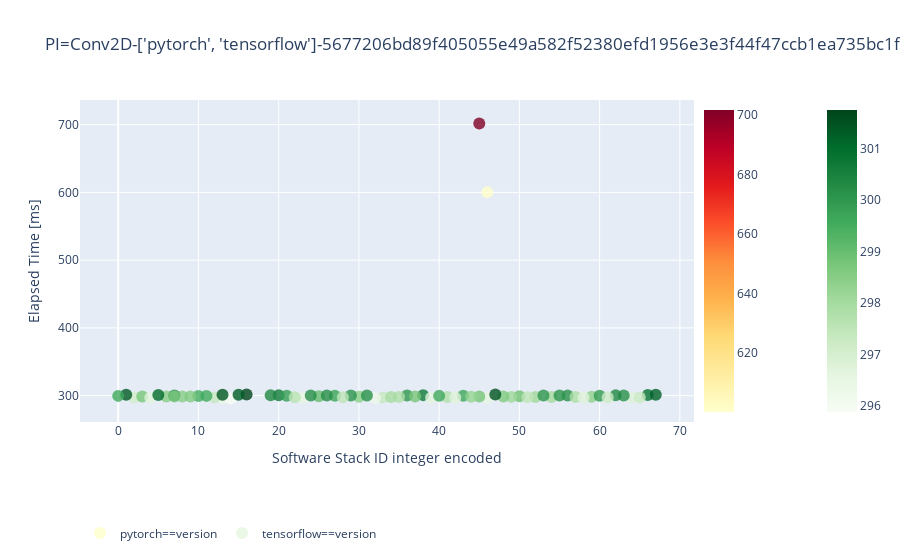

The notebook cell saved with this chart:
### Code cell
inspection.create_inspection_2d_plot(plot_df=plot_df, quantity="elapsed_time", components=["pytorch", "tensorflow"], color_scales=["YlOrRd", "Greens"], identifiers_inspections=IDENTIFIERS_INSPECTION)

### Figure 1 — Plotly figure (JSON) as saved in the notebook; plotly's stock layout.template omitted (floating-point values rounded to 4 significant figures)
{"data": [{"hoverinfo": "text", "hovertext": ["numpypypi-org==1.11.3<br>torchpypi-org==1.3.0", "numpypypi-org==1.14.3<br>torchpypi-org==1.3.0"], "marker": {"color": [600.2, 701.6], "colorbar": {"x": 1}, "colorscale": [[0, "rgb(255,255,204)"], [0.125, "rgb(255,237,160)"], [0.25, "rgb(254,217,118)"], [0.375, "rgb(254,178,76)"], [0.5, "rgb(253,141,60)"], [0.625, "rgb(252,78,42)"], [0.75, "rgb(227,26,28)"], [0.875, "rgb(189,0,38)"], [1, "rgb(128,0,38)"]], "opacity": 0.8, "showscale": true, "size": 12}, "mode": "markers", "name": "pytorch==version", "type": "scatter", "x": [46, 45, 38, 13, 54, 30, 33, 39, 20, 41, 50, 59, 29, 25, 52, 43, 49, 12, 64, 63, 56, 57, 36, 32, 27, 40, 62, 58, 53, 35, 31, 51, 14, 37, 16, 44, 21, 2, 10, 11, 23, 15, 13, 6, 55, 8, 1, 9, 66, 60, 0, 34, 28, 61, 7, 7, 67, 3, 48, 24, 19, 42, 4, 26, 22, 47, 65, 5, 18, 17], "y": [600.2, 701.6]}, {"hoverinfo": "text", "hovertext": ["tensorflowpypi-org==1.13.1<br>protobufpypi-org==3.10.0<br>tensorboardpypi-org==1.13.0<br>termcolorpypi-org==1.1.0<br>keras-preprocessingpypi-org==1.0.9<br>numpypypi-org==1.17.3<br>keras-applicationspypi-org==1.0.7<br>absl-pypypi-org==0.7.1<br>markdownpypi-org==3.0.1<br>sixpypi-org==1.10.0<br>werkzeugpypi-org==0.15.2<br>astorpypi-org==0.7.1<br>h5pypypi-org==2.8.0<br>gastpypi-org==0.2.1.post1<br>tensorflow-estimatorpypi-org==1.13.0<br>wheelpypi-org==0.31.1<br>mockpypi-org==3.0.3<br>grpciopypi-org==1.23.1<br>setuptoolspypi-org==24.1.0", "tensorflowpypi-org==1.0.1<br>protobufpypi-org==3.9.1<br>numpypypi-org==1.16.0<br>sixpypi-org==1.11.0<br>wheelpypi-org==0.30.0<br>setuptoolspypi-org==30.3.0", "tensorflowpypi-org==1.5.0<br>protobufpypi-org==3.9.1<br>numpypypi-org==1.17.2<br>absl-pypypi-org==0.8.1<br>markdownpypi-org==3.0.1<br>sixpypi-org==1.10.0<br>werkzeugpypi-org==0.15.6<br>wheelpypi-org==0.33.1<br>setuptoolspypi-org==42.0.0<br>tensorflow-tensorboardpypi-org==0.4.0<br>bleachpypi-org==1.5.0<br>html5libpypi-org==0.9999999", "tensorflowpypi-org==1.12.2<br>protobufpypi-org==3.9.1<br>tensorboardpypi-org==1.12.0<br>termcolorpypi-org==1.1.0<br>keras-preprocessingpypi-org==1.0.5<br>numpypypi-org==1.14.5<br>keras-applicationspypi-org==1.0.7<br>absl-pypypi-org==0.1.11<br>markdownpypi-org==2.6.8<br>sixpypi-org==1.10.0<br>werkzeugpypi-org==0.11.14<br>astorpypi-org==0.6<br>h5pypypi-org==2.7.1<br>gastpypi-org==0.2.1.post1<br>wheelpypi-org==0.32.0<br>grpciopypi-org==1.22.1<br>setuptoolspypi-org==23.1.0", "tensorflowpypi-org==1.1.0<br>protobufpypi-org==3.5.2.post1<br>numpypypi-org==1.17.2<br>sixpypi-org==1.10.0<br>werkzeugpypi-org==0.15.5<br>wheelpypi-org==0.32.3<br>setuptoolspypi-org==21.0.0", "tensorflowpypi-org==1.0.1<br>protobufpypi-org==3.9.0<br>numpypypi-org==1.15.3<br>sixpypi-org==1.10.0<br>wheelpypi-org==0.33.0<br>setuptoolspypi-org==40.1.1", "tensorflowpypi-org==1.12.3<br>protobufpypi-org==3.6.1<br>tensorboardpypi-org==1.12.0<br>termcolorpypi-org==1.1.0<br>keras-preprocessingpypi-org==1.0.5<br>numpypypi-org==1.15.4<br>keras-applicationspypi-org==1.0.6<br>absl-pypypi-org==0.8.0<br>markdownpypi-org==2.6.10<br>sixpypi-org==1.13.0<br>werkzeugpypi-org==0.12<br>astorpypi-org==0.8.0<br>h5pypypi-org==2.9.0<br>gastpypi-org==0.3.1<br>wheelpypi-org==0.31.1<br>grpciopypi-org==1.8.6<br>setuptoolspypi-org==40.4.2", "tensorflowpypi-org==1.12.2<br>protobufpypi-org==3.7.1<br>tensorboardpypi-org==1.12.2<br>termcolorpypi-org==1.1.0<br>keras-preprocessingpypi-org==1.0.9<br>numpypypi-org==1.14.4<br>keras-applicationspypi-org==1.0.7<br>absl-pypypi-org==0.6.0<br>markdownpypi-org==2.6.8<br>sixpypi-org==1.11.0<br>werkzeugpypi-org==0.15.2<br>astorpypi-org==0.6.1<br>h5pypypi-org==2.7.0<br>gastpypi-org==0.2.1<br>wheelpypi-org==0.32.2<br>grpciopypi-org==1.23.0<br>setuptoolspypi-org==40.4.2", "tensorflowpypi-org==1.8.0<br>protobufpypi-org==3.7.0<br>tensorboardpypi-org==1.13.1<br>termcolorpypi-org==1.1.0<br>numpypypi-org==1.15.2<br>absl-pypypi-org==0.6.1<br>markdownpypi-org==2.6.10<br>sixpypi-org==1.10.0<br>werkzeugpypi-org==0.15.4<br>astorpypi-org==0.8.0<br>gastpypi-org==0.2.0<br>wheelpypi-org==0.30.0<br>grpciopypi-org==1.17.0<br>setuptoolspypi-org==41.5.0", "tensorflowpypi-org==1.1.0<br>protobufpypi-org==3.2.0<br>numpypypi-org==1.16.4<br>sixpypi-org==1.10.0<br>werkzeugpypi-org==0.12<br>wheelpypi-org==0.29.0<br>setuptoolspypi-org==36.2.2", "tensorflowpypi-org==1.0.0<br>protobufpypi-org==3.9.2<br>numpypypi-org==1.15.2<br>sixpypi-org==1.12.0<br>wheelpypi-org==0.28.0<br>setuptoolspypi-org==32.1.3", "tensorflowpypi-org==1.1.0<br>protobufpypi-org==3.5.2.post1<br>numpypypi-org==1.17.2<br>sixpypi-org==1.10.0<br>werkzeugpypi-org==0.15.5<br>wheelpypi-org==0.32.3<br>setuptoolspypi-org==22.0.4", "tensorflowpypi-org==1.0.0<br>protobufpypi-org==3.8.0<br>numpypypi-org==1.16.0<br>sixpypi-org==1.13.0<br>wheelpypi-org==0.26.0<br>setuptoolspypi-org==25.0.2", "tensorflowpypi-org==1.0.1<br>protobufpypi-org==3.6.1<br>numpypypi-org==1.12.1<br>sixpypi-org==1.11.0<br>wheelpypi-org==0.29.0<br>setuptoolspypi-org==25.1.3", "tensorflowpypi-org==1.1.0<br>protobufpypi-org==3.2.0<br>numpypypi-org==1.16.4<br>sixpypi-org==1.10.0<br>werkzeugpypi-org==0.12<br>wheelpypi-org==0.32.2<br>setuptoolspypi-org==36.2.2", "tensorflowpypi-org==1.10.1<br>protobufpypi-org==3.7.0<br>tensorboardpypi-org==1.10.0<br>termcolorpypi-org==1.1.0<br>numpypypi-org==1.14.5<br>absl-pypypi-org==0.1.6<br>markdownpypi-org==3.0.1<br>sixpypi-org==1.11.0<br>werkzeugpypi-org==0.14<br>astorpypi-org==0.7.0<br>gastpypi-org==0.2.1.post1<br>wheelpypi-org==0.30.0<br>grpciopypi-org==1.22.0<br>setuptoolspypi-org==27.2.0", "tensorflowpypi-org==1.12.2<br>protobufpypi-org==3.6.1<br>tensorboardpypi-org==1.12.1<br>keras-preprocessingpypi-org==1.0.9<br>numpypypi-org==1.17.4<br>keras-applicationspypi-org==1.0.8<br>absl-pypypi-org==0.1.9<br>markdownpypi-org==2.6.10<br>sixpypi-org==1.11.0<br>werkzeugpypi-org==0.11.15<br>astorpypi-org==0.6.2<br>h5pypypi-org==2.10.0<br>gastpypi-org==0.3.1<br>wheelpypi-org==0.29.0<br>grpciopypi-org==1.25.0<br>setuptoolspypi-org==32.1.2", "tensorflowpypi-org==1.12.3<br>protobufpypi-org==3.7.1<br>tensorboardpypi-org==1.12.0<br>termcolorpypi-org==1.1.0<br>keras-preprocessingpypi-org==1.0.8<br>numpypypi-org==1.15.1<br>keras-applicationspypi-org==1.0.8<br>absl-pypypi-org==0.3.0<br>markdownpypi-org==3.0.1<br>sixpypi-org==1.11.0<br>werkzeugpypi-org==0.12.2<br>astorpypi-org==0.6<br>h5pypypi-org==2.7.0<br>gastpypi-org==0.2.0<br>wheelpypi-org==0.32.2<br>grpciopypi-org==1.17.1<br>setuptoolspypi-org==41.2.0", "tensorflowpypi-org==1.13.1<br>protobufpypi-org==3.9.1<br>tensorboardpypi-org==1.13.1<br>termcolorpypi-org==1.1.0<br>keras-preprocessingpypi-org==1.0.5<br>numpypypi-org==1.15.2<br>keras-applicationspypi-org==1.0.7<br>absl-pypypi-org==0.7.0<br>markdownpypi-org==2.6.9<br>sixpypi-org==1.12.0<br>werkzeugpypi-org==0.12.1<br>astorpypi-org==0.6.2<br>h5pypypi-org==2.10.0<br>gastpypi-org==0.2.1.post1<br>tensorflow-estimatorpypi-org==1.13.0<br>wheelpypi-org==0.33.1<br>mockpypi-org==3.0.1<br>grpciopypi-org==1.11.0<br>setuptoolspypi-org==20.3.1", "tensorflowpypi-org==1.8.0<br>protobufpypi-org==3.5.2.post1<br>tensorboardpypi-org==1.11.0<br>termcolorpypi-org==1.1.0<br>numpypypi-org==1.15.2<br>absl-pypypi-org==0.5.0<br>markdownpypi-org==3.1.1<br>sixpypi-org==1.11.0<br>werkzeugpypi-org==0.11.14<br>astorpypi-org==0.6.1<br>gastpypi-org==0.2.2<br>wheelpypi-org==0.28.0<br>grpciopypi-org==1.23.1<br>setuptoolspypi-org==42.0.1", "tensorflowpypi-org==1.7.0<br>protobufpypi-org==3.6.0<br>tensorboardpypi-org==2.0.1<br>termcolorpypi-org==1.1.0<br>numpypypi-org==1.17.3<br>absl-pypypi-org==0.6.0<br>markdownpypi-org==2.6.9<br>sixpypi-org==1.13.0<br>werkzeugpypi-org==0.15.5<br>astorpypi-org==0.7.0<br>gastpypi-org==0.2.1.post1<br>wheelpypi-org==0.33.4<br>grpciopypi-org==1.24.3<br>setuptoolspypi-org==42.0.2<br>google-auth-oauthlibpypi-org==0.4.1<br>google-authpypi-org==1.0.0<br>requests-oauthlibpypi-org==0.7.0<br>pyasn1pypi-org==0.3.5<br>requestspypi-org==2.18.1<br>chardetpypi-org==1.1<br>urllib3pypi-org==1.20<br>pyasn1-modulespypi-org==0.0.6<br>certifipypi-org==2019.11.28<br>idnapypi-org==0.4<br>rsapypi-org==4.0<br>cachetoolspypi-org==3.1.0<br>oauthlibpypi-org==0.4.1", "tensorflowpypi-org==1.13.1<br>protobufpypi-org==3.7.0<br>tensorboardpypi-org==1.13.1<br>termcolorpypi-org==1.1.0<br>keras-preprocessingpypi-org==1.0.5<br>numpypypi-org==1.17.1<br>keras-applicationspypi-org==1.0.6<br>absl-pypypi-org==0.8.1<br>markdownpypi-org==3.1.1<br>sixpypi-org==1.10.0<br>werkzeugpypi-org==0.14.1<br>astorpypi-org==0.6<br>h5pypypi-org==2.7.1<br>gastpypi-org==0.2.2<br>tensorflow-estimatorpypi-org==1.13.0<br>wheelpypi-org==0.31.1<br>mockpypi-org==3.0.5<br>grpciopypi-org==1.17.0<br>setuptoolspypi-org==40.4.1", "tensorflowpypi-org==1.7.0<br>protobufpypi-org==3.8.0<br>tensorboardpypi-org==1.12.1<br>termcolorpypi-org==1.1.0<br>numpypypi-org==1.17.3<br>absl-pypypi-org==0.1.6<br>markdownpypi-org==2.6.10<br>sixpypi-org==1.13.0<br>werkzeugpypi-org==0.11.11<br>astorpypi-org==0.6.2<br>gastpypi-org==0.2.2<br>wheelpypi-org==0.33.4<br>grpciopypi-org==1.8.6<br>setuptoolspypi-org==24.0.1", "tensorflowpypi-org==1.13.1<br>protobufpypi-org==3.8.0<br>termcolorpypi-org==1.1.0<br>keras-preprocessingpypi-org==1.0.5<br>numpypypi-org==1.16.2<br>keras-applicationspypi-org==1.0.7<br>absl-pypypi-org==0.1.13<br>sixpypi-org==1.12.0<br>astorpypi-org==0.6.1<br>h5pypypi-org==2.6.0<br>gastpypi-org==0.3.0<br>tensorflow-estimatorpypi-org==1.13.0<br>wheelpypi-org==0.33.5<br>mockpypi-org==2.0.0<br>grpciopypi-org==1.20.0<br>setuptoolspypi-org==41.2.0<br>pbrpypi-org==3.1.0", "tensorflowpypi-org==1.0.1<br>protobufpypi-org==3.1.0<br>numpypypi-org==1.14.4<br>sixpypi-org==1.12.0<br>wheelpypi-org==0.29.0<br>setuptoolspypi-org==41.1.0", "tensorflowpypi-org==1.9.0<br>protobufpypi-org==3.9.2<br>tensorboardpypi-org==1.8.0<br>termcolorpypi-org==1.1.0<br>numpypypi-org==1.14.1<br>absl-pypypi-org==0.5.0<br>markdownpypi-org==3.0<br>sixpypi-org==1.12.0<br>werkzeugpypi-org==0.15.4<br>astorpypi-org==0.7.1<br>gastpypi-org==0.2.1.post0<br>wheelpypi-org==0.28.0<br>grpciopypi-org==1.23.0<br>setuptoolspypi-org==21.0.0<br>bleachpypi-org==1.5.0<br>html5libpypi-org==0.9999999", "tensorflowpypi-org==1.8.0<br>protobufpypi-org==3.9.0<br>tensorboardpypi-org==1.13.0<br>termcolorpypi-org==1.1.0<br>numpypypi-org==1.16.4<br>absl-pypypi-org==0.8.0<br>markdownpypi-org==2.6.9<br>sixpypi-org==1.12.0<br>werkzeugpypi-org==0.14<br>astorpypi-org==0.7.1<br>gastpypi-org==0.3.1<br>wheelpypi-org==0.31.0<br>grpciopypi-org==1.11.0<br>setuptoolspypi-org==30.0.0", "tensorflowpypi-org==1.12.2<br>protobufpypi-org==3.7.1<br>tensorboardpypi-org==1.12.2<br>termcolorpypi-org==1.1.0<br>keras-preprocessingpypi-org==1.0.9<br>numpypypi-org==1.16.4<br>keras-applicationspypi-org==1.0.7<br>absl-pypypi-org==0.6.1<br>markdownpypi-org==2.6.8<br>sixpypi-org==1.11.0<br>werkzeugpypi-org==0.12<br>astorpypi-org==0.6.1<br>h5pypypi-org==2.8.0<br>gastpypi-org==0.2.1.post0<br>wheelpypi-org==0.31.1<br>grpciopypi-org==1.23.0<br>setuptoolspypi-org==40.4.2", "tensorflowpypi-org==1.7.0<br>protobufpypi-org==3.9.2<br>tensorboardpypi-org==1.8.0<br>termcolorpypi-org==1.1.0<br>numpypypi-org==1.15.3<br>absl-pypypi-org==0.6.1<br>markdownpypi-org==2.6.9<br>sixpypi-org==1.13.0<br>werkzeugpypi-org==0.12<br>astorpypi-org==0.8.0<br>gastpypi-org==0.2.0<br>wheelpypi-org==0.26.0<br>grpciopypi-org==1.19.0<br>setuptoolspypi-org==42.0.1<br>html5libpypi-org==0.9999999", "tensorflowpypi-org==1.12.2<br>protobufpypi-org==3.9.0<br>tensorboardpypi-org==1.12.1<br>termcolorpypi-org==1.1.0<br>keras-preprocessingpypi-org==1.0.9<br>numpypypi-org==1.14.4<br>keras-applicationspypi-org==1.0.7<br>absl-pypypi-org==0.4.1<br>markdownpypi-org==3.1<br>sixpypi-org==1.12.0<br>werkzeugpypi-org==0.15.2<br>astorpypi-org==0.8.0<br>h5pypypi-org==2.10.0<br>gastpypi-org==0.3.2<br>wheelpypi-org==0.28.0<br>grpciopypi-org==1.23.1<br>setuptoolspypi-org==36.7.0", "tensorflowpypi-org==1.6.0<br>protobufpypi-org==3.6.0<br>tensorboardpypi-org==1.11.0<br>numpypypi-org==1.14.4<br>absl-pypypi-org==0.8.1<br>markdownpypi-org==3.0<br>sixpypi-org==1.10.0<br>werkzeugpypi-org==0.14<br>astorpypi-org==0.7.1<br>gastpypi-org==0.2.1.post0<br>wheelpypi-org==0.31.0<br>grpciopypi-org==1.22.1<br>setuptoolspypi-org==37.0.0", "tensorflowpypi-org==0.12.1<br>protobufpypi-org==3.6.1<br>numpypypi-org==1.17.2<br>sixpypi-org==1.12.0<br>wheelpypi-org==0.33.1<br>setuptoolspypi-org==39.1.0", "tensorflowpypi-org==1.13.1<br>protobufpypi-org==3.8.0<br>termcolorpypi-org==1.1.0<br>keras-preprocessingpypi-org==1.0.5<br>numpypypi-org==1.16.2<br>keras-applicationspypi-org==1.0.8<br>absl-pypypi-org==0.1.13<br>sixpypi-org==1.12.0<br>astorpypi-org==0.6.2<br>h5pypypi-org==2.9.0<br>gastpypi-org==0.2.2<br>tensorflow-estimatorpypi-org==1.13.0<br>wheelpypi-org==0.33.1<br>mockpypi-org==2.0.0<br>grpciopypi-org==1.20.0<br>setuptoolspypi-org==25.1.3<br>pbrpypi-org==3.1.0", "tensorflowpypi-org==1.0.1<br>protobufpypi-org==3.9.1<br>numpypypi-org==1.16.0<br>sixpypi-org==1.11.0<br>wheelpypi-org==0.33.4<br>setuptoolspypi-org==38.1.0", "tensorflowpypi-org==1.6.0<br>protobufpypi-org==3.5.1<br>tensorboardpypi-org==1.6.0<br>termcolorpypi-org==1.1.0<br>numpypypi-org==1.14.1<br>absl-pypypi-org==0.1.10<br>markdownpypi-org==2.6.10<br>sixpypi-org==1.10.0<br>werkzeugpypi-org==0.11.13<br>astorpypi-org==0.6<br>gastpypi-org==0.3.0<br>wheelpypi-org==0.32.2<br>grpciopypi-org==1.23.0<br>setuptoolspypi-org==20.6.7<br>bleachpypi-org==1.5.0<br>html5libpypi-org==0.9999999", "tensorflowpypi-org==1.12.0<br>protobufpypi-org==3.10.0<br>tensorboardpypi-org==1.12.0<br>termcolorpypi-org==1.1.0<br>keras-preprocessingpypi-org==1.0.8<br>numpypypi-org==1.15.4<br>keras-applicationspypi-org==1.0.6<br>absl-pypypi-org==0.2.1<br>markdownpypi-org==2.6.8<br>sixpypi-org==1.11.0<br>werkzeugpypi-org==0.14.1<br>astorpypi-org==0.6.1<br>h5pypypi-org==2.7.0<br>gastpypi-org==0.2.1.post0<br>wheelpypi-org==0.32.1<br>grpciopypi-org==1.24.3<br>setuptoolspypi-org==22.0.2", "tensorflowpypi-org==1.10.0<br>protobufpypi-org==3.7.0<br>tensorboardpypi-org==1.10.0<br>termcolorpypi-org==1.1.0<br>numpypypi-org==1.14.5<br>absl-pypypi-org==0.2.0<br>markdownpypi-org==2.6.9<br>sixpypi-org==1.11.0<br>werkzeugpypi-org==0.11.13<br>astorpypi-org==0.6.1<br>gastpypi-org==0.2.1.post1<br>wheelpypi-org==0.32.3<br>grpciopypi-org==1.12.0<br>setuptoolspypi-org==27.3.1", "tensorflowpypi-org==1.12.2<br>protobufpypi-org==3.9.2<br>tensorboardpypi-org==1.12.0<br>termcolorpypi-org==1.1.0<br>keras-preprocessingpypi-org==1.0.5<br>numpypypi-org==1.14.5<br>keras-applicationspypi-org==1.0.7<br>absl-pypypi-org==0.1.7<br>markdownpypi-org==2.6.11<br>sixpypi-org==1.11.0<br>werkzeugpypi-org==0.12.2<br>astorpypi-org==0.6.2<br>h5pypypi-org==2.8.0<br>gastpypi-org==0.2.2<br>wheelpypi-org==0.26.0<br>grpciopypi-org==1.8.6<br>setuptoolspypi-org==22.0.5", "tensorflowpypi-org==1.10.1<br>protobufpypi-org==3.6.1<br>tensorboardpypi-org==1.10.0<br>termcolorpypi-org==1.1.0<br>numpypypi-org==1.14.2<br>absl-pypypi-org==0.7.1<br>markdownpypi-org==3.0<br>sixpypi-org==1.10.0<br>werkzeugpypi-org==0.11.12<br>astorpypi-org==0.7.0<br>gastpypi-org==0.2.1.post1<br>wheelpypi-org==0.30.0<br>grpciopypi-org==1.22.0<br>setuptoolspypi-org==32.1.0", "tensorflowpypi-org==1.6.0<br>protobufpypi-org==3.9.0<br>tensorboardpypi-org==1.12.1<br>termcolorpypi-org==1.1.0<br>numpypypi-org==1.16.3<br>absl-pypypi-org==0.7.0<br>markdownpypi-org==3.0<br>sixpypi-org==1.12.0<br>werkzeugpypi-org==0.15.0<br>astorpypi-org==0.8.0<br>gastpypi-org==0.2.1<br>wheelpypi-org==0.26.0<br>grpciopypi-org==1.10.1<br>setuptoolspypi-org==22.0.1", "tensorflowpypi-org==1.12.2<br>protobufpypi-org==3.9.1<br>tensorboardpypi-org==1.12.0<br>termcolorpypi-org==1.1.0<br>keras-preprocessingpypi-org==1.0.5<br>numpypypi-org==1.14.5<br>keras-applicationspypi-org==1.0.7<br>absl-pypypi-org==0.1.11<br>markdownpypi-org==2.6.8<br>sixpypi-org==1.10.0<br>werkzeugpypi-org==0.11.14<br>astorpypi-org==0.6<br>h5pypypi-org==2.7.1<br>gastpypi-org==0.2.1.post1<br>wheelpypi-org==0.32.0<br>grpciopypi-org==1.22.1<br>setuptoolspypi-org==23.1.0", "tensorflowpypi-org==1.6.0<br>protobufpypi-org==3.10.0<br>tensorboardpypi-org==1.12.2<br>termcolorpypi-org==1.1.0<br>numpypypi-org==1.14.2<br>absl-pypypi-org==0.1.6<br>markdownpypi-org==3.1.1<br>sixpypi-org==1.10.0<br>werkzeugpypi-org==0.11.13<br>astorpypi-org==0.6.1<br>gastpypi-org==0.3.0<br>wheelpypi-org==0.33.6<br>grpciopypi-org==1.12.1<br>setuptoolspypi-org==38.3.0", "tensorflowpypi-org==1.6.0<br>protobufpypi-org==3.5.0.post1<br>tensorboardpypi-org==1.10.0<br>termcolorpypi-org==1.1.0<br>numpypypi-org==1.15.0<br>absl-pypypi-org==0.1.9<br>markdownpypi-org==3.1.1<br>sixpypi-org==1.11.0<br>werkzeugpypi-org==0.15.6<br>astorpypi-org==0.6.1<br>gastpypi-org==0.2.2<br>wheelpypi-org==0.33.6<br>grpciopypi-org==1.24.1<br>setuptoolspypi-org==38.2.0", "tensorflowpypi-org==1.12.0<br>protobufpypi-org==3.10.0<br>tensorboardpypi-org==1.12.0<br>termcolorpypi-org==1.1.0<br>keras-preprocessingpypi-org==1.0.9<br>numpypypi-org==1.16.5<br>keras-applicationspypi-org==1.0.6<br>absl-pypypi-org==0.2.2<br>markdownpypi-org==2.6.10<br>sixpypi-org==1.11.0<br>werkzeugpypi-org==0.15.3<br>astorpypi-org==0.6<br>h5pypypi-org==2.8.0<br>gastpypi-org==0.3.0<br>wheelpypi-org==0.27.0<br>grpciopypi-org==1.11.0<br>setuptoolspypi-org==27.1.2", "tensorflowpypi-org==1.6.0<br>protobufpypi-org==3.6.0<br>tensorboardpypi-org==1.11.0<br>termcolorpypi-org==1.1.0<br>numpypypi-org==1.14.4<br>absl-pypypi-org==0.1.13<br>markdownpypi-org==2.6.8<br>sixpypi-org==1.12.0<br>werkzeugpypi-org==0.16.0<br>astorpypi-org==0.6<br>gastpypi-org==0.2.1.post0<br>wheelpypi-org==0.31.0<br>grpciopypi-org==1.24.0<br>setuptoolspypi-org==37.0.0", "tensorflowpypi-org==1.0.0<br>protobufpypi-org==3.5.2.post1<br>numpypypi-org==1.16.0<br>sixpypi-org==1.10.0<br>wheelpypi-org==0.33.6<br>setuptoolspypi-org==38.0.0", "tensorflowpypi-org==1.6.0<br>protobufpypi-org==3.10.0<br>tensorboardpypi-org==1.12.2<br>numpypypi-org==1.14.2<br>absl-pypypi-org==0.1.6<br>markdownpypi-org==3.1.1<br>sixpypi-org==1.10.0<br>werkzeugpypi-org==0.12.1<br>astorpypi-org==0.6.1<br>gastpypi-org==0.3.0<br>wheelpypi-org==0.33.6<br>grpciopypi-org==1.12.1<br>setuptoolspypi-org==38.3.0", "tensorflowpypi-org==1.0.0<br>protobufpypi-org==3.4.0<br>numpypypi-org==1.17.3<br>sixpypi-org==1.10.0<br>wheelpypi-org==0.33.6<br>setuptoolspypi-org==28.1.0", "tensorflowpypi-org==1.0.0<br>protobufpypi-org==3.9.0<br>numpypypi-org==1.14.1<br>sixpypi-org==1.10.0<br>wheelpypi-org==0.33.5<br>setuptoolspypi-org==37.0.0", "tensorflowpypi-org==1.6.0<br>protobufpypi-org==3.9.0<br>tensorboardpypi-org==1.10.0<br>termcolorpypi-org==1.1.0<br>numpypypi-org==1.16.3<br>absl-pypypi-org==0.1.8<br>markdownpypi-org==3.0<br>sixpypi-org==1.10.0<br>werkzeugpypi-org==0.11.14<br>astorpypi-org==0.7.0<br>gastpypi-org==0.2.1<br>wheelpypi-org==0.26.0<br>grpciopypi-org==1.10.1<br>setuptoolspypi-org==22.0.1", "tensorflowpypi-org==1.7.0<br>protobufpypi-org==3.5.1<br>tensorboardpypi-org==1.6.0<br>termcolorpypi-org==1.1.0<br>numpypypi-org==1.17.3<br>absl-pypypi-org==0.1.6<br>markdownpypi-org==3.0.1<br>sixpypi-org==1.13.0<br>werkzeugpypi-org==0.11.13<br>astorpypi-org==0.7.1<br>gastpypi-org==0.2.2<br>wheelpypi-org==0.33.4<br>grpciopypi-org==1.8.6<br>setuptoolspypi-org==41.5.0<br>bleachpypi-org==1.5.0<br>html5libpypi-org==0.9999999", "tensorflowpypi-org==1.1.0<br>protobufpypi-org==3.9.1<br>numpypypi-org==1.15.4<br>sixpypi-org==1.10.0<br>werkzeugpypi-org==0.11.10<br>wheelpypi-org==0.32.0<br>setuptoolspypi-org==40.4.1", "tensorflowpypi-org==0.12.1<br>protobufpypi-org==3.6.1<br>numpypypi-org==1.17.2<br>sixpypi-org==1.12.0<br>wheelpypi-org==0.33.1<br>setuptoolspypi-org==40.6.0", "tensorflowpypi-org==0.12.1<br>protobufpypi-org==3.6.1<br>numpypypi-org==1.17.2<br>sixpypi-org==1.12.0<br>wheelpypi-org==0.33.1<br>setuptoolspypi-org==40.6.0", "tensorflowpypi-org==1.7.0<br>protobufpypi-org==3.8.0<br>tensorboardpypi-org==1.9.0<br>termcolorpypi-org==1.1.0<br>numpypypi-org==1.16.2<br>absl-pypypi-org==0.8.1<br>markdownpypi-org==3.0<br>sixpypi-org==1.11.0<br>werkzeugpypi-org==0.11.11<br>astorpypi-org==0.6.1<br>gastpypi-org==0.2.0<br>wheelpypi-org==0.33.6<br>grpciopypi-org==1.20.0<br>setuptoolspypi-org==24.1.0", "tensorflowpypi-org==1.0.1<br>protobufpypi-org==3.3.0<br>numpypypi-org==1.17.0<br>sixpypi-org==1.11.0<br>wheelpypi-org==0.33.5<br>setuptoolspypi-org==30.2.0", "tensorflowpypi-org==1.6.0<br>protobufpypi-org==3.5.0.post1<br>tensorboardpypi-org==1.10.0<br>termcolorpypi-org==1.1.0<br>numpypypi-org==1.15.0<br>absl-pypypi-org==0.1.10<br>markdownpypi-org==2.6.8<br>sixpypi-org==1.10.0<br>werkzeugpypi-org==0.15.5<br>astorpypi-org==0.6.2<br>gastpypi-org==0.3.2<br>wheelpypi-org==0.33.6<br>grpciopypi-org==1.10.1<br>setuptoolspypi-org==24.0.1", "tensorflowpypi-org==1.0.0<br>protobufpypi-org==3.9.2<br>numpypypi-org==1.14.1<br>sixpypi-org==1.12.0<br>wheelpypi-org==0.28.0<br>setuptoolspypi-org==32.1.3", "tensorflowpypi-org==1.0.0<br>protobufpypi-org==3.1.0<br>numpypypi-org==1.16.2<br>sixpypi-org==1.10.0<br>wheelpypi-org==0.30.0<br>setuptoolspypi-org==24.2.1", "tensorflowpypi-org==1.0.0<br>protobufpypi-org==3.9.0<br>numpypypi-org==1.14.1<br>sixpypi-org==1.10.0<br>wheelpypi-org==0.33.5<br>setuptoolspypi-org==24.0.2", "tensorflowpypi-org==1.7.0<br>protobufpypi-org==3.8.0<br>tensorboardpypi-org==1.9.0<br>termcolorpypi-org==1.1.0<br>numpypypi-org==1.14.4<br>absl-pypypi-org==0.2.0<br>markdownpypi-org==3.0.1<br>sixpypi-org==1.12.0<br>werkzeugpypi-org==0.11.13<br>astorpypi-org==0.7.0<br>gastpypi-org==0.3.2<br>wheelpypi-org==0.33.6<br>grpciopypi-org==1.10.0<br>setuptoolspypi-org==41.4.0", "tensorflowpypi-org==1.13.1<br>protobufpypi-org==3.10.0<br>tensorboardpypi-org==1.13.0<br>termcolorpypi-org==1.1.0<br>keras-preprocessingpypi-org==1.0.9<br>numpypypi-org==1.17.3<br>keras-applicationspypi-org==1.0.7<br>absl-pypypi-org==0.7.1<br>markdownpypi-org==3.0.1<br>sixpypi-org==1.10.0<br>werkzeugpypi-org==0.15.2<br>astorpypi-org==0.7.1<br>h5pypypi-org==2.8.0<br>gastpypi-org==0.2.1.post0<br>tensorflow-estimatorpypi-org==1.13.0<br>wheelpypi-org==0.33.4<br>mockpypi-org==3.0.2<br>grpciopypi-org==1.11.0<br>setuptoolspypi-org==40.4.1", "tensorflowpypi-org==1.13.1<br>protobufpypi-org==3.9.1<br>tensorboardpypi-org==1.13.1<br>termcolorpypi-org==1.1.0<br>keras-preprocessingpypi-org==1.0.5<br>numpypypi-org==1.15.2<br>keras-applicationspypi-org==1.0.7<br>absl-pypypi-org==0.7.0<br>markdownpypi-org==3.0<br>sixpypi-org==1.12.0<br>werkzeugpypi-org==0.12.1<br>astorpypi-org==0.6.2<br>h5pypypi-org==2.8.0<br>gastpypi-org==0.3.1<br>tensorflow-estimatorpypi-org==1.13.0<br>wheelpypi-org==0.33.1<br>mockpypi-org==3.0.1<br>grpciopypi-org==1.11.0<br>setuptoolspypi-org==20.3.1", "tensorflowpypi-org==1.9.0<br>protobufpypi-org==3.9.1<br>tensorboardpypi-org==1.8.0<br>termcolorpypi-org==1.1.0<br>numpypypi-org==1.16.0<br>absl-pypypi-org==0.2.1<br>markdownpypi-org==2.6.8<br>sixpypi-org==1.12.0<br>werkzeugpypi-org==0.11.14<br>astorpypi-org==0.7.1<br>gastpypi-org==0.2.1.post0<br>wheelpypi-org==0.33.0<br>grpciopypi-org==1.17.0<br>setuptoolspypi-org==38.4.0<br>bleachpypi-org==1.5.0<br>html5libpypi-org==0.9999999", "tensorflowpypi-org==1.12.2<br>protobufpypi-org==3.9.1<br>tensorboardpypi-org==1.12.2<br>termcolorpypi-org==1.1.0<br>keras-preprocessingpypi-org==1.1.0<br>numpypypi-org==1.17.4<br>keras-applicationspypi-org==1.0.6<br>absl-pypypi-org==0.4.1<br>markdownpypi-org==3.1<br>sixpypi-org==1.11.0<br>werkzeugpypi-org==0.15.3<br>astorpypi-org==0.7.1<br>h5pypypi-org==2.7.1<br>gastpypi-org==0.3.1<br>wheelpypi-org==0.31.0<br>grpciopypi-org==1.14.1<br>setuptoolspypi-org==40.4.3", "tensorflowpypi-org==1.7.1<br>protobufpypi-org==3.6.0<br>tensorboardpypi-org==1.6.0<br>termcolorpypi-org==1.1.0<br>numpypypi-org==1.15.0<br>absl-pypypi-org==0.2.0<br>markdownpypi-org==3.0.1<br>sixpypi-org==1.10.0<br>werkzeugpypi-org==0.16.0<br>astorpypi-org==0.6<br>gastpypi-org==0.2.1.post1<br>wheelpypi-org==0.30.0<br>grpciopypi-org==1.18.0<br>setuptoolspypi-org==28.7.0<br>html5libpypi-org==0.9999999", "tensorflowpypi-org==1.12.3<br>protobufpypi-org==3.6.1<br>tensorboardpypi-org==1.12.0<br>termcolorpypi-org==1.1.0<br>keras-preprocessingpypi-org==1.0.5<br>numpypypi-org==1.15.4<br>keras-applicationspypi-org==1.0.6<br>absl-pypypi-org==0.8.0<br>markdownpypi-org==2.6.8<br>sixpypi-org==1.13.0<br>werkzeugpypi-org==0.12<br>astorpypi-org==0.8.0<br>h5pypypi-org==2.9.0<br>gastpypi-org==0.3.1<br>wheelpypi-org==0.32.1<br>grpciopypi-org==1.8.6<br>setuptoolspypi-org==33.1.1", "tensorflowpypi-org==1.7.0<br>protobufpypi-org==3.9.2<br>tensorboardpypi-org==1.8.0<br>termcolorpypi-org==1.1.0<br>numpypypi-org==1.15.3<br>absl-pypypi-org==0.6.1<br>markdownpypi-org==2.6.9<br>sixpypi-org==1.13.0<br>werkzeugpypi-org==0.11.14<br>astorpypi-org==0.8.0<br>gastpypi-org==0.2.0<br>wheelpypi-org==0.26.0<br>grpciopypi-org==1.19.0<br>setuptoolspypi-org==42.0.1<br>bleachpypi-org==1.5.0<br>html5libpypi-org==0.9999999"], "marker": {"color": [296.6, 298.8, 300.7, 296.4, 298.0, 298.5, 297.3, 296.7, 300.6, 297.8, 298.9, 298.4, 300.1, 299.0, 298.1, 299.6, 298.1, 297.4, 296.8, 300.2, 300.2, 297.9, 300.0, 296.3, 299.7, 299.6, 300.3, 296.7, 300.0, 297.8, 300.2, 297.5, 295.9, 298.7, 301.8, 298.3, 299.8, 297.1, 299.5, 299.6, 296.6, 301.3, 301.4, 298.5, 300.1, 298.5, 301.4, 298.6, 300.9, 300.0, 299.6, 298.0, 297.5, 297.2, 300.2, 298.7, 301.2, 298.8, 298.6, 300.2, 300.4, 296.8, 296.7, 300.2, 297.6, 301.5, 297.3, 301.0], "colorbar": {"x": 1.2}, "colorscale": [[0, "rgb(247,252,245)"], [0.125, "rgb(229,245,224)"], [0.25, "rgb(199,233,192)"], [0.375, "rgb(161,217,155)"], [0.5, "rgb(116,196,118)"], [0.625, "rgb(65,171,93)"], [0.75, "rgb(35,139,69)"], [0.875, "rgb(0,109,44)"], [1, "rgb(0,68,27)"]], "opacity": 0.8, "showscale": true, "size": 12}, "mode": "markers", "name": "tensorflow==version", "type": "scatter", "x": [46, 45, 38, 13, 54, 30, 33, 39, 20, 41, 50, 59, 29, 25, 52, 43, 49, 12, 64, 63, 56, 57, 36, 32, 27, 40, 62, 58, 53, 35, 31, 51, 14, 37, 16, 44, 21, 2, 10, 11, 23, 15, 13, 6, 55, 8, 1, 9, 66, 60, 0, 34, 28, 61, 7, 7, 67, 3, 48, 24, 19, 42, 4, 26, 22, 47, 65, 5, 18, 17], "y": [296.6, 298.8, 300.7, 296.4, 298.0, 298.5, 297.3, 296.7, 300.6, 297.8, 298.9, 298.4, 300.1, 299.0, 298.1, 299.6, 298.1, 297.4, 296.8, 300.2, 300.2, 297.9, 300.0, 296.3, 299.7, 299.6, 300.3, 296.7, 300.0, 297.8, 300.2, 297.5, 295.9, 298.7, 301.8, 298.3, 299.8, 297.1, 299.5, 299.6, 296.6, 301.3, 301.4, 298.5, 300.1, 298.5, 301.4, 298.6, 300.9, 300.0, 299.6, 298.0, 297.5, 297.2, 300.2, 298.7, 301.2, 298.8, 298.6, 300.2, 300.4, 296.8, 296.7, 300.2, 297.6, 301.5, 297.3, 301.0]}], "layout": {"legend": {"orientation": "h", "y": -0.3, "yanchor": "top"}, "showlegend": true, "title": {"text": "PI=Conv2D-['pytorch', 'tensorflow']-5677206bd89f405055e49a582f52380efd1956e3e3f44f47ccb1ea735bc1f623-2Dplot"}, "xaxis": {"title": {"text": "Software Stack ID integer encoded"}}, "yaxis": {"title": {"text": "Elapsed Time [ms]"}}}}
